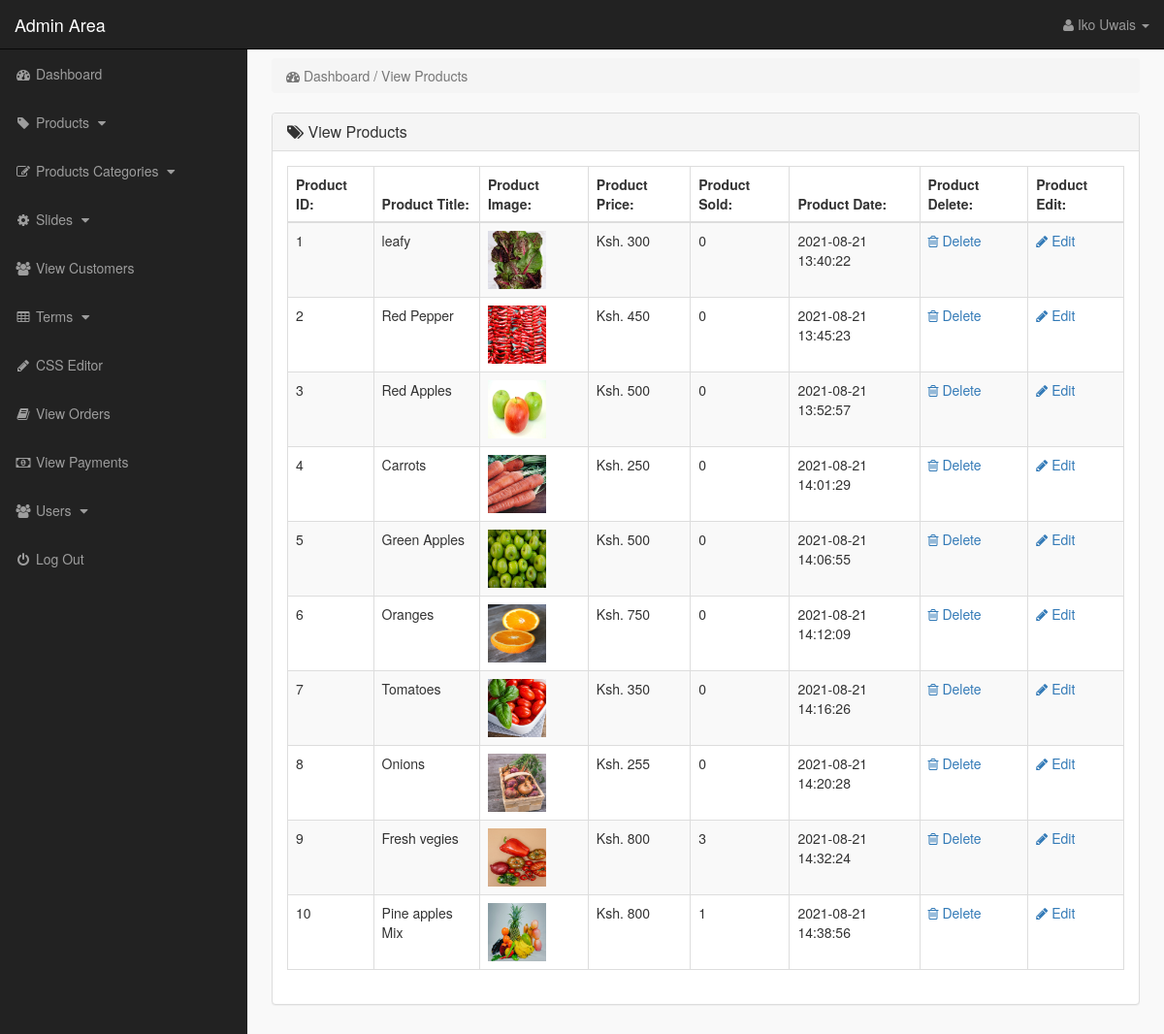
/admin_area/index.php?view_products (signed in), run on the app's committed database.
### tables this page shows
CREATE TABLE `products` (
  `product_id` int(10) NOT NULL,
  `p_cat_id` int(10) NOT NULL,
  `cat_id` int(10) NOT NULL,
  `date` timestamp NOT NULL DEFAULT current_timestamp() ON UPDATE current_timestamp(),
  `product_title` text NOT NULL,
  `product_img1` text NOT NULL,
  `product_img2` text NOT NULL,
  `product_img3` text NOT NULL,
  `product_price` int(10) DEFAULT NULL,
  `product_keywords` text NOT NULL,
  `product_desc` text NOT NULL,
  `product_label` text NOT NULL,
  `product_sale` int(100) NOT NULL
);

### admin_area/view_products.php (the view)
<?php
    if(!isset($_SESSION['admin_email'])){
        echo "<script>window.open('login.php','_self')</script>";
    }else{
?>
<div class="row">
    <div class="col-lg-12">
        <ol class="breadcrumb">
            <li class="active">
                <i class="fa fa-dashboard"></i> Dashboard / View Products
            </li>
        </ol>
    </div>
</div>
<div class="row">
    <div class="col-lg-12">
        <div class="panel panel-default">
            <div class="panel-heading">
               <h3 class="panel-title">
                   <i class="fa fa-tags"></i>  View Products
               </h3>
            </div>
            <div class="panel-body">
                <div class="table-responsive">
                    <table class="table table-striped table-bordered table-hover">
                        <thead>
                            <tr>
                                <th> Product ID: </th>
                                <th> Product Title: </th>
                                <th> Product Image: </th>
                                <th> Product Price: </th>
                                <th> Product Sold: </th>
                                <th> Product Date: </th>
                                <th> Product Delete: </th>
                                <th> Product Edit: </th>
                            </tr>
                        </thead>
                        <tbody>
                            <?php
                                $i=0;
                                $get_pro = "select * from products";
                                $run_pro = mysqli_query($con,$get_pro);
                                while($row_pro=mysqli_fetch_array($run_pro)){
                                    $pro_id = $row_pro['product_id'];
                                    $pro_title = $row_pro['product_title'];
                                    $pro_img1 = $row_pro['product_img1'];
                                    $pro_price = $row_pro['product_price'];
                                    $pro_date = $row_pro['date'];
                                    $i++;
                            ?>
                            <tr>
                                <td> <?php echo $i; ?> </td>
                                <td> <?php echo $pro_title; ?> </td>
                                <td> <img src="product_images/<?php echo $pro_img1; ?>" width="60" height="60"></td>
                                <td> Ksh. <?php echo $pro_price; ?> </td>
                                <td> <?php
                                        $get_sold = "select * from pending_orders where product_id='$pro_id'";
                                        $run_sold = mysqli_query($con,$get_sold);
                                        $count = mysqli_num_rows($run_sold);
                                        echo $count;
                                     ?>
                                </td>
                                <td> <?php echo $pro_date ?> </td>
                                <td>
                                     <a href="index.php?delete_product=<?php echo $pro_id; ?>">
                                        <i class="fa fa-trash-o"></i> Delete
                                     </a>
                                </td>
                                <td>
                                     <a href="index.php?edit_product=<?php echo $pro_id; ?>">
                                        <i class="fa fa-pencil"></i> Edit
                                     </a>
                                </td>
                            </tr>
                            <?php } ?>
                        </tbody>
                    </table>
                </div>
            </div>
        </div>
    </div>
</div>
<?php } ?>

### admin_area/index.php (shortened to what this page needs)
<?php
    include("includes/db.php");
    if(!isset($_SESSION['admin_email'])){
        echo "<script>window.open('login.php','_self')</script>";
    }else{
        $admin_session = $_SESSION['admin_email'];
        $get_admin = "select * from admins where admin_email='$admin_session'";
        $run_admin = mysqli_query($con,$get_admin);
        $row_admin = mysqli_fetch_array($run_admin);
        $admin_name = $row_admin['admin_name'];
?>
<!DOCTYPE html>
<html lang="en">
<head>
    <link rel="stylesheet" href="css/bootstrap-337.min.css">
    <link rel="stylesheet" href="font-awsome/css/font-awesome.min.css">
    <link rel="stylesheet" href="css/style.css">
</head>
<body>
    <div id="wrapper">
       <?php include("includes/sidebar.php"); ?>
        <div id="page-wrapper">
            <div class="container-fluid">
                <?php
                    if(isset($_GET['dashboard'])){
                        include("dashboard.php");
                }   if(isset($_GET['insert_product'])){
                        include("insert_product.php");
                }   if(isset($_GET['view_products'])){
                        include("view_products.php");
                }   if(isset($_GET['delete_product'])){
                        include("delete_product.php");
                }   if(isset($_GET['edit_product'])){
                        include("edit_product.php");
                }   if(isset($_GET['insert_p_cat'])){
                        include("insert_p_cat.php");
                }   if(isset($_GET['view_p_cats'])){
                        include("view_p_cats.php");
                }   if(isset($_GET['delete_p_cat'])){
                        include("delete_p_cat.php");
                }   if(isset($_GET['edit_p_cat'])){
                        include("edit_p_cat.php");
                }    if(isset($_GET['insert_slide'])){
                        include("insert_slide.php");
                }   if(isset($_GET['view_slides'])){
                        include("view_slides.php");
                }   if(isset($_GET['delete_slide'])){
                        include("delete_slide.php");
                }   if(isset($_GET['edit_slide'])){
                        include("edit_slide.php");
                }   if(isset($_GET['insert_box'])){
                        include("insert_box.php");
                }   if(isset($_GET['view_boxes'])){
                        include("view_boxes.php");
                }   if(isset($_GET['delete_box'])){
                        include("delete_box.php");
                }   if(isset($_GET['edit_box'])){
                        include("edit_box.php");
                }   if(isset($_GET['view_customers'])){
                        include("view_customers.php");
                }   if(isset($_GET['delete_customer'])){
                        include("delete_customer.php");
                }   if(isset($_GET['view_orders'])){
                        include("view_orders.php");
                }   if(isset($_GET['delete_order'])){
                        include("delete_order.php");
                }   if(isset($_GET['view_payments'])){
                        include("view_payments.php");
                }   if(isset($_GET['delete_payment'])){
                        include("delete_payment.php");
                }   if(isset($_GET['view_users'])){
                        include("view_users.php");
                }   if(isset($_GET['delete_user'])){
                        include("delete_user.php");
                }   if(isset($_GET['insert_user'])){
                        include("insert_user.php");
                }   if(isset($_GET['user_profile'])){
                        include("user_profile.php");
                }   if(isset($_GET['insert_terms'])){
                        include("insert_terms.php");
                }   if(isset($_GET['view_terms'])){
                        include("view_terms.php");
                }   if(isset($_GET['delete_term'])){
                        include("delete_term.php");
                }   if(isset($_GET['edit_term'])){
                        include("edit_term.php");
                }   if(isset($_GET['edit_css'])){
                        include("edit_css.php");
                }   if(isset($_GET['insert_manufacturer'])){
                        include("insert_manufacturer.php");
                }   if(isset($_GET['view_manufacturers'])){
                        include("view_manufacturers.php");
                }   if(isset($_GET['delete_manufacturer'])){
                        include("delete_manufacturer.php");
                }   if(isset($_GET['edit_manufacturer'])){
                        include("edit_manufacturer.php");
                }
                ?>
            </div>
        </div>
    </div>
</body>
</html>
<?php } ?>

### admin_area/includes/sidebar.php (shortened to what this page needs)
<?php
    if(!isset($_SESSION['admin_email'])){
        echo "<script>window.open('login.php','_self')</script>";
    }else{
?>
<nav class="navbar navbar-inverse navbar-fixed-top">
    <div class="navbar-header">
        <a href="index.php?dashboard" class="navbar-brand">Admin Area</a>
    </div>
    <ul class="nav navbar-right top-nav">
        <li class="dropdown">
            <a href="#" class="dropdown-toggle" data-toggle="dropdown">
                <i class="fa fa-user"></i> <?php echo $admin_name;  ?> <b class="caret"></b>
            </a>
        </li>
    </ul>
    <div class="collapse navbar-collapse navbar-ex1-collapse">
        <ul class="nav navbar-nav side-nav">
            <li>
                <a href="index.php?dashboard">
                        <i class="fa fa-fw fa-dashboard"></i> Dashboard
                </a>
            </li>
            <li>
                <a href="#" data-toggle="collapse" data-target="#products">
                        <i class="fa fa-fw fa-tag"></i> Products
                        <i class="fa fa-fw fa-caret-down"></i>
                </a>
            </li>
            <li>
                <a href="#" data-toggle="collapse" data-target="#p_cat">
                        <i class="fa fa-fw fa-edit"></i> Products Categories
                        <i class="fa fa-fw fa-caret-down"></i>
                </a>
            </li>
            <li>
                <a href="#" data-toggle="collapse" data-target="#slides">
                        <i class="fa fa-fw fa-gear"></i> Slides
                        <i class="fa fa-fw fa-caret-down"></i>
                </a>
            </li>
            <li>
                <a href="index.php?view_customers">
                    <i class="fa fa-fw fa-users"></i> View Customers
                </a>
            </li>
            <li>
                <a href="#" data-toggle="collapse" data-target="#terms">
                        <i class="fa fa-fw fa-table"></i> Terms
                        <i class="fa fa-fw fa-caret-down"></i>
                </a>
            </li>
             <li>
                <a href="index.php?edit_css">
                    <i class="fa fa-fw fa-pencil"></i> CSS Editor
                </a>
            </li>
            <li>
                <a href="index.php?view_orders">
                    <i class="fa fa-fw fa-book"></i> View Orders
                </a>
            </li>
            <li>
                <a href="index.php?view_payments">
                    <i class="fa fa-fw fa-money"></i> View Payments
                </a>
            </li>
            <li>
                <a href="#" data-toggle="collapse" data-target="#users">
                        <i class="fa fa-fw fa-users"></i> Users
                        <i class="fa fa-fw fa-caret-down"></i>
                </a>
            </li>
            <li>
                <a href="logout.php">
                    <i class="fa fa-fw fa-power-off"></i> Log Out
                </a>
            </li>
        </ul>
    </div>
</nav>
<?php } ?>

### admin_area/css/style.css (style rules this page uses)
body { margin-top: 100px; }
#wrapper { padding-left: 0px; }
#page-wrapper { width: 100%; padding: 0; background-color: #f9f9f9; }
@media (min-width: 768px) { body { margin-top: 50px; } }
@media (min-width: 768px) { #wrapper { padding-left: 255px; } }
@media (min-width: 768px) { #page-wrapper { padding: 10px; } }
.top-nav { padding: 0 15px; }
.top-nav>li { float: left; display: inline-block; }
.top-nav>li>a { color: #999999; line-height: 20px; padding-top: 15px; padding-bottom: 15px; }
@media (min-width: 768px) { .side-nav { position: fixed; top: 51px; bottom: 0; width: 255px; overflow-y: auto; overflow-x: hidden; background-color: #222222; padding-bottom: 40px; border-radius: 0; } }
@media (min-width: 768px) { .side-nav>li>a { width: 255px; } }
.panel-body { border-radius: 5px; }

### data on the page
products: product_title "leafy", product_img1 (picture), product_price "300", count "0", date "2021-08-21 13:40:22"
products: product_title "Red Pepper", product_img1 (picture), product_price "450", count "0", date "2021-08-21 13:45:23"
products: product_title "Red Apples", product_img1 (picture), product_price "500", count "0", date "2021-08-21 13:52:57"
products: product_title "Carrots", product_img1 (picture), product_price "250", count "0", date "2021-08-21 14:01:29"
products: product_title "Green Apples", product_img1 (picture), product_price "500", count "0", date "2021-08-21 14:06:55"
products: product_title "Oranges", product_img1 (picture), product_price "750", count "0", date "2021-08-21 14:12:09"
products: product_title "Tomatoes", product_img1 (picture), product_price "350", count "0", date "2021-08-21 14:16:26"
products: product_title "Onions", product_img1 (picture), product_price "255", count "0", date "2021-08-21 14:20:28"
products: product_title "Fresh vegies", product_img1 (picture), product_price "800", count "3", date "2021-08-21 14:32:24"
products: product_title "Pine apples Mix", product_img1 (picture), product_price "800", count "1", date "2021-08-21 14:38:56"

### other printed values
$admin_name "Iko Uwais"
